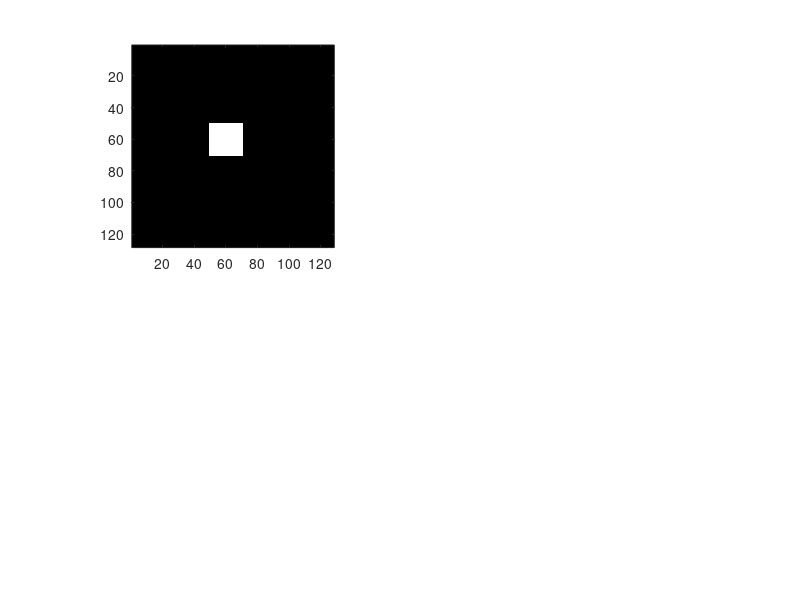

MATLAB code for this plot: (Note: this script raises an error after producing the figure.)
A=ones(128,128).*40; %dark background, size 128 x 128
A(50:70,50:70)=ones(21,21).*200; %light square, size 21 x 21
%show the image in figure 1, and in gray
figure(1); subplot(2,2,1); imagesc(A); colormap(gray); axis image;
g=ones(21,21).*40; %pattern g
g(1:10,1:21)=ones(10,21).*200;
g=g';
S=exsim(A,g); %calculate the similarity map
